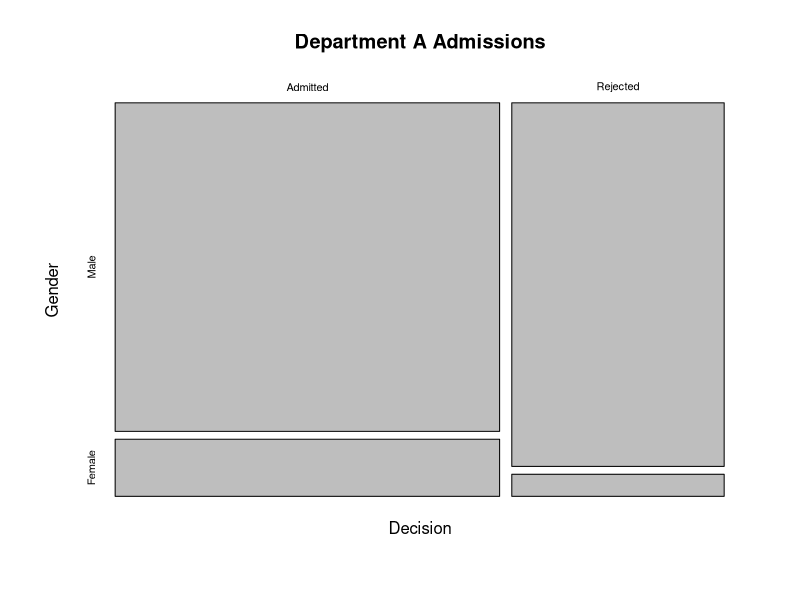

Here is the R script that generated this plot:
data("UCBAdmissions")
head(UCBAdmissions)
str(UCBAdmissions)
print(UCBAdmissions)
summary(UCBAdmissions)
plot(UCBAdmissions[,,1],
     main = "Department A Admissions",
     xlab = "Decision")

s3_obj <- list(name = "Myself", age = 29, GPA = 3.5)
class(s3_obj) <- "student_s3"

setClass("student_s4",
         slots = c(name = "character", age = "numeric", GPA = "numeric"))
s4_obj <- new("student_s4", name = "Myself", age = 29, GPA = 3.5)

print(s3_obj)
print(s4_obj)
